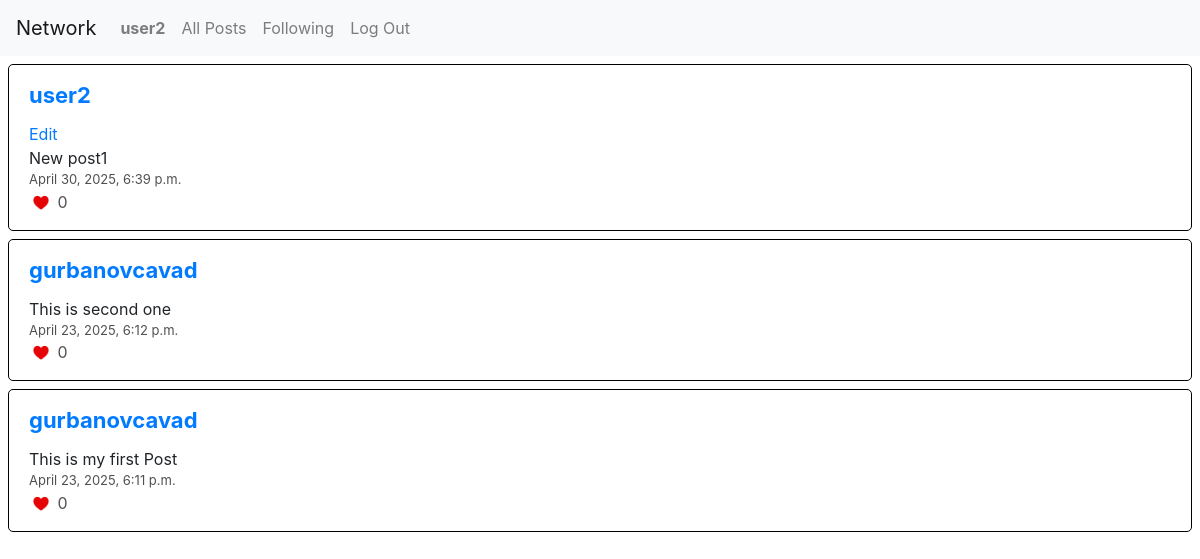
The app's page /allposts/ (signed in) with its own data.
### network/models.py (models this page shows, shortened)
class User(AbstractUser):
    pass

class Post(models.Model):
    owner = models.ForeignKey(User, on_delete=models.CASCADE, related_name="posts")
    body = models.TextField(blank=False, null=False)
    created_at = models.DateTimeField(auto_now_add=True)
    class Meta:
        ordering = ["-created_at"]

### network/views.py (the view)
# urls.py: path("allposts/", views.all_posts, name='all_posts'),
def all_posts(request):
    posts = Post.objects.order_by('-created_at').all()
    context = {'posts': posts}
    return render(request, 'network/all_posts.html', context)

### network/templates/network/all_posts.html (shortened to what this page needs)
{% extends 'network/layout.html' %}
{% block body %}
    {% for post in posts %}
        <div id="posts">
            <div class="post">
                <div id="username"><a href="{% url 'profile' post.owner %}">{{post.owner}}</a></div>
                {% if request.user == post.owner %}
                    <a class="nav-link" style="padding: 0px !important;" href="{% url 'edit_post' post.id %}">Edit</a>
                {% endif %}
                <div id="content">{{post.body}}</div>
                <div id="time">{{post.created_at}}</div>
                <div id="likes">
                    <img style="width: 24px; height: 22px; margin-bottom: 3px;" alt="">
                    <span class="like">0</span>
                </div>
            </div>
        </div>
    {% empty %}
        <div style="margin-left: 10px; font-weight: bold; font-size: 25px;">There is no post yet.</div>
    {% endfor %}
{% endblock %}

### network/templates/network/layout.html (shortened to what this page needs)
{% load static %}
<!DOCTYPE html>
<html lang="en">
    <head>
        <link rel="stylesheet" href="https://stackpath.bootstrapcdn.com/bootstrap/4.4.1/css/bootstrap.min.css">
        <link href="{% static 'network/styles.css' %}" rel="stylesheet">
    </head>
    <body>
        <nav class="navbar navbar-expand-lg navbar-light bg-light">
            <a class="navbar-brand" href="{% url 'index' %}">Network</a>
            <div>
              <ul class="navbar-nav mr-auto">
                {% if user.is_authenticated %}
                    <li class="nav-item">
                        <a class="nav-link" href="{% url 'profile' user.username %}"><strong>{{ user.username }}</strong></a>
                    </li>
                {% endif %}
                <li class="nav-item">
                  <a class="nav-link" href="{% url 'all_posts' %}">All Posts</a>
                </li>
                {% if user.is_authenticated %}
                    <li class="nav-item">
                        <a class="nav-link" href="{% url 'following' user.id %}">Following</a>
                    </li>
                    <li class="nav-item">
                        <a class="nav-link" href="{% url 'logout' %}">Log Out</a>
                    </li>
                {% endif %}
              </ul>
            </div>
          </nav>
        <div class="body">
            {% if message %}
                <div style="font-size: 25px; font-weight: bold; margin-left: 10px;">{{message}}</div>
            {% else %}
                {% block body %}
                {% endblock %}
            {% endif %}
        </div>
    </body>
</html>

### network/static/network/styles.css (style rules this page uses)
.post { border: solid black 1px; border-radius: 5px; margin: 8px; padding: 14px 20px; }
#username { font-size: 22px; font-weight: bold; margin-bottom: 10px; }
#time { color: rgb(81, 81, 81); font-size: 13px; }
.like { color: rgb(81, 81, 81); }

### records on screen
User: username "user2"
Post: owner "user2", shows "Edit", body "New post1", created_at "April 30, 2025, 6:39 p.m."
Post: owner "gurbanovcavad", body "This is second one", created_at "April 23, 2025, 6:12 p.m."
Post: owner "gurbanovcavad", body "This is my first Post", created_at "April 23, 2025, 6:11 p.m."
